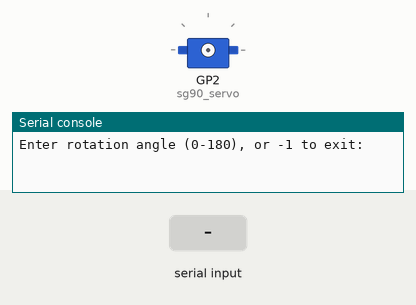
The program below on a simulated Raspberry Pi Pico running MicroPython. Parts: servo, the last lines printed to the serial console. Inputs (shaded band) come from the test bench. Servo angles are drawn from the pulse width (0.5 ms = 0°, 2.5 ms = 180°).

Above: at 1.2 s.
1.3 s: "5" typed at the serial console, then Enter
2.8 s: "90" typed at the serial console, then Enter
At 3.1 s:
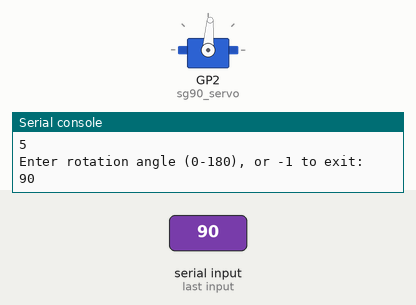
Timing chart, 0 to 5.8 s (numbered marks = the images above; inputs shaded):
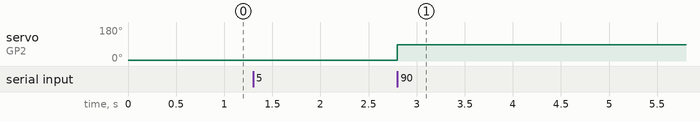

Measured:
- after the input at 2.8 s, servo on GP2 (sg90_servo): 5° → 86° at once

The program:

controlServo180.py
```python
from servo import Servo
import time
from time import sleep

sg90_servo = Servo(pin=2)  # Varies according to the GPIO pin used

while True:
    angle = input("Enter rotation angle (0-180), or -1 to exit: ")

    try:
        angle = int(angle)
    except ValueError:
        print("Invalid rotation angle. Please re-enter.")
        continue

    if angle == -1:
        break

    if angle < 0 or angle > 180:
        print("Invalid rotation angle. Please re-enter.")
        continue

    sg90_servo.move(angle)

    time.sleep(1)
```

servo.py
```python
from machine import Pin, PWM

class Servo:
    __servo_pwm_freq = 50
    __min_u16_duty = 1640  # offset for correction
    __max_u16_duty = 7864 +10  # offset for correction
    min_angle = 0
    max_angle = 180
    current_angle = 0.001


    def __init__(self, pin):
        self.__initialise(pin)


    def update_settings(self, servo_pwm_freq, min_u16_duty, max_u16_duty, min_angle, max_angle, pin):
        self.__servo_pwm_freq = servo_pwm_freq
        self.__min_u16_duty = min_u16_duty
        self.__max_u16_duty = max_u16_duty
        self.min_angle = min_angle
        self.max_angle = max_angle
        self.__initialise(pin)


    def move(self, angle):
        # round to 2 decimal places, so we have a chance of reducing unwanted servo adjustments
        angle = round(angle, 2)
        # do we need to move?
        if angle == self.current_angle:
            return
        self.current_angle = angle
        # calculate the new duty cycle and move the motor
        duty_u16 = self.__angle_to_u16_duty(angle)
        self.__motor.duty_u16(duty_u16)

    def __angle_to_u16_duty(self, angle):
        return int((angle - self.min_angle) * self.__angle_conversion_factor) + self.__min_u16_duty


    def __initialise(self, pin):
        self.current_angle = -0.001
        self.__angle_conversion_factor = (self.__max_u16_duty - self.__min_u16_duty) / (self.max_angle - self.min_angle)
        self.__motor = PWM(Pin(pin))
        self.__motor.freq(self.__servo_pwm_freq)
```
